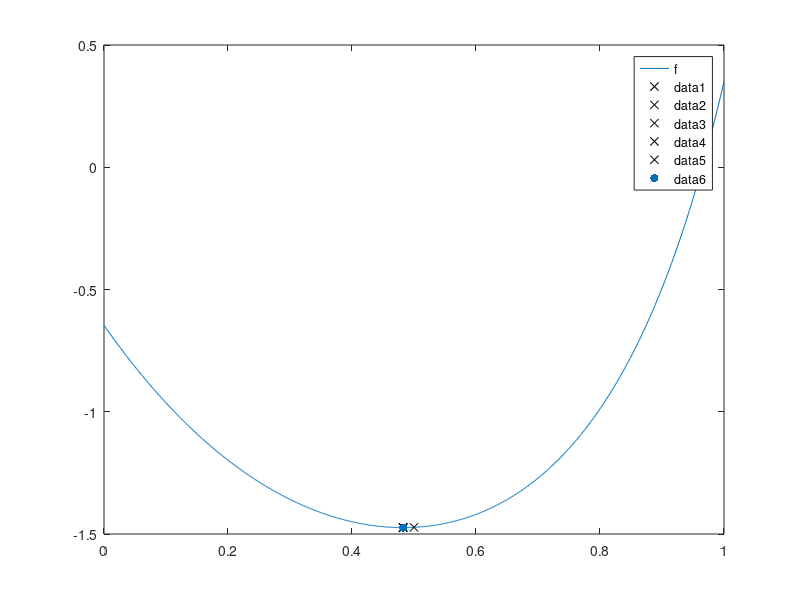

Write the MATLAB code that produced this figure.
function lab_04()
    clc();

    a = 0;
    b = 1;
    delta = 1e-3;
    eps = 1e-6;

    debugFlag = true;
    delay = 1;

    fplot(@f, [a, b]);
    hold on;

    x = (a + b) / 2;
    f2_x0 = (f(x - delta) - 2 * f(x) + f(x + delta)) / power(delta, 2);
    N = 3;

    while true
        f1 = (f(x + delta) - f(x - delta)) / (2 * delta);
        N = N + 2;

        if debugFlag
            fprintf('N = %2d:   x = %.10f;   f1 = %.10f;\n\n', N, x, f1);
            plot(x, f(x), 'xk');
            pause(delay);
        end

        if abs(f1) < eps
            break;
        else
            x = x - f1 / f2_x0;
        end
    end

    x_star = x;
    f_star = f(x);
    N = N + 1;
    scatter(x_star, f_star, 'filled');
    fprintf('Ответ:   N = %2d;   x* = %.10f;   f(x*) = %.10f;\n\n', N, x_star, f_star);

    options = optimset('TolX', eps);
    if debugFlag
        options = optimset(options, 'Display', 'iter');
    end
    [x_star, f_star] = fminbnd(@f, a, b, options);
    fprintf('fminbnd:   x = %.10f;   f(x) = %.10f.\n\n', x_star, f_star);
end

function y = f(x)
    y = cosh((3 .* power(x, 3) + 2 .* power(x, 2) - 4 .* x + 5) ./ 3) + tanh((power(x, 3) - 3 .* power(2, 1/2) .* x - 2) ./ (2 .* x + power(2, 1/2))) - 2.5;
end
